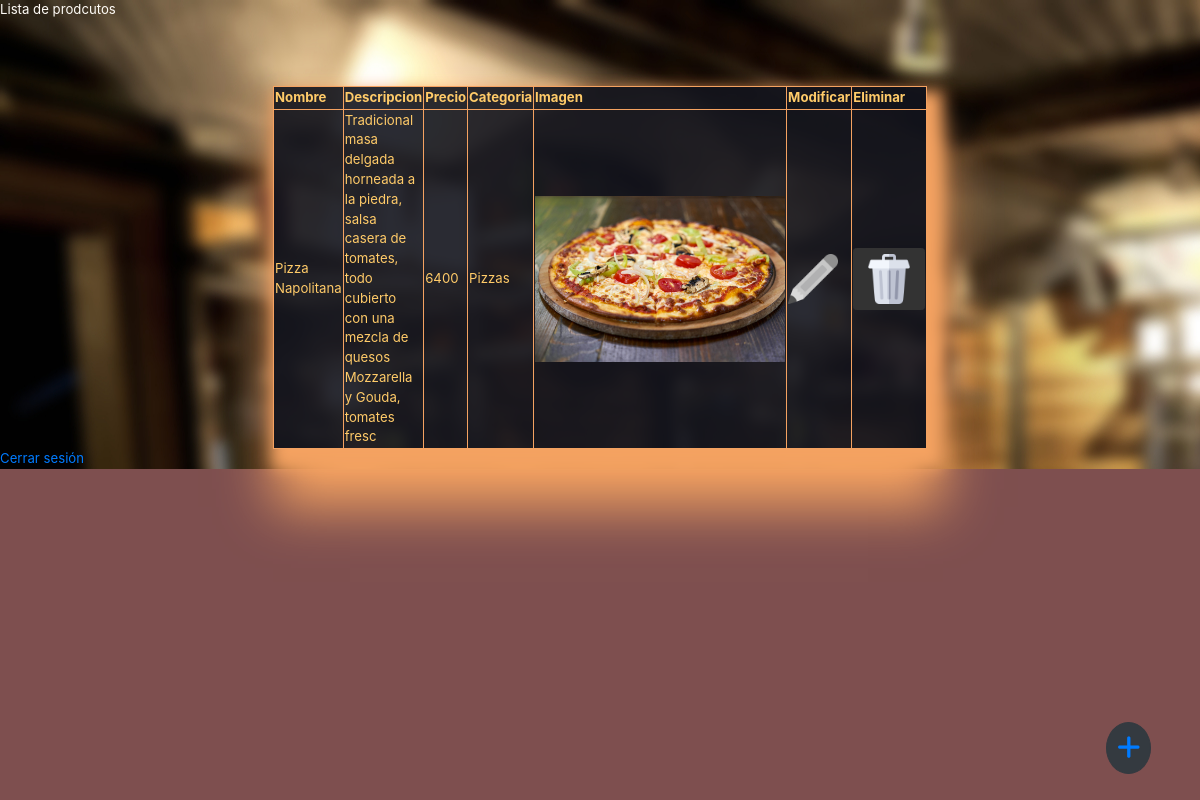
Page /vista_admin/ (signed in) on the committed database.
### restaurant/models.py (models this page shows, shortened)
class Producto(models.Model):
    cod_prod= models.AutoField( primary_key=True, verbose_name='id producto')
    nombre=models.CharField(max_length=25,verbose_name='Nombre Produtcto')
    desc= models.CharField(max_length=144, verbose_name="Descripcion")
    precio= models.IntegerField(verbose_name='precio')
    stock= models.IntegerField(verbose_name='stock', null=True, blank=True)
    img=models.ImageField(upload_to = 'restaurant/static/restaurant/img/',null=True,verbose_name='Imagen',blank=True)
    categoria=models.ForeignKey(Comida,null=True,on_delete=models.CASCADE)

class Comida(models.Model):
    idComida = models.IntegerField(primary_key=True, verbose_name='ID Producto')
    tipoProducto = models.CharField(max_length=20, verbose_name='Tipo de Producto')
    def __str__(self):
        return self.tipoProducto

### restaurant/views.py (the view)
# urls.py: path('vista_admin/',vista_admin,name='vista_admin'),
@user_passes_test(is_staff)
def vista_admin(request):
    productos = Producto.objects.all()
    datos ={
        'productos':productos
    }
    return render(request, "restaurant/vista_admin.html",datos)

### restaurant/views.py (called while the page is built)
def is_staff(user):
    return (user.is_authenticated and user.is_superuser)

### restaurant/templates/restaurant/vista_admin.html (shortened to what this page needs)
{% load static%}
<!DOCTYPE html>
<html lang="en">
<head>
    <link rel="stylesheet" href="https://cdn.jsdelivr.net/npm/bootstrap@4.3.1/dist/css/bootstrap.min.css">
    <link rel="stylesheet" href="https://use.fontawesome.com/c6fde4fad8.css">
    <link rel="stylesheet" type="text/css" href="{%static 'restaurant/css/estilo.css'%}">
</head>
<body>
    <div class="fixed-bottom show" id="flechita">
        <button class="btn btn-dark" id="flecha">
            <a href="{% url 'carga'%}" class="fa fa-plus"></a>
        </button>
    </div>
    <div class="fondolista">
        <table border="1" class="fondotablaagregar">Lista de prodcutos
            <tr>
                <th>Nombre</th>
                <th>Descripcion</th>
                <th>Precio</th>
                <th>Categoria</th>
                <th>Imagen</th>
                <th scope="col">Modificar</th>
                <th scope="col">Eliminar</th>
                {% for prod in productos%}
                <tr>
                    <td>
                        {{prod.nombre}}
                    </td>
                    <td>
                        {{prod.desc}}
                    </td>
                    <td>
                        {{prod.precio}}
                    </td>
                    <td>
                        {{prod.categoria}}
                    </td>
                    <td>
                        <img src="/{{prod.img}}" alt="Foto" width="250">
                    </td>
                    <td>
                        <a href="{% url 'form_mod_producto' prod.cod_prod %}"><img src="{%static 'restaurant/img/lapiz.png'%}" class="modificar"></a>
                        <td>
                            <button onclick="return confirm('Seguro que quiere Eliminar?');" class="btn btn-secondary" id="btnDelete"><a href="{% url 'form_del_producto' prod.cod_prod %}"><img src="{%static 'restaurant/img/eliminar.png'%}" class="modificar"></a></button>
                </tr>
                {%endfor%}
            </tr>
        </table>
        <a href="{% url 'index'%}"> Cerrar sesión</a>
    </div>
</body>
</html>

### restaurant/static/restaurant/css/estilo.css (style rules this page uses)
html, body { height: 100%; }
body { background-color: #7e4f4f; color: #fffcf7; }
.btn.btn-secondary { background-color: #333333; outline: #333333; border-color: #333; }
.btn.btn-secondary a { color: #fffcf7; }
@media (min-width:320px) { ht html, body { height: 100%; font-size: 1rem; } }
@media (min-width:320px) { #flechita, #flechitaMenu { width: 100px; float: right; margin: 1rem; padding: 1rem; left: 70vw; } }
@media (min-width:768px) { ht html, body { height: 100%; font-size: 2vw; } }
@media (min-width:768px) { #flechita, #flechitaMenu { width: 100px; float: right; margin: 1rem; padding: 1rem; left: 75vw; } }
@media (min-width:992px) { ht html, body { height: 100%; font-size: 1.6vw; } }
@media (min-width:992px) { #flechita, #flechitaMenu { width: 100px; float: right; margin: 1rem; padding: 1rem; left: 85vw; } }
@media (min-width:1100px) { html, body { height: 100%; font-size: 1.1vw; } }
@media (min-width:1100px) { #flechita, #flechitaMenu { width: 100px; float: right; margin: 1rem; padding: 1rem; left: 90vw; } }
.show { opacity: 1; left: 0; }
#flecha, #flechaMenu { border-radius: 100%; font-size: 2rem; }
.fondolista { min-width: 100%; background-image: url('../img/fondolista.jpg'); object-fit: fill; border: 0; align-items: center; }
.fondotablaagregar { width: 30%; height: 30%; background: #13141de6; margin: auto; padding: 10%; box-shadow: 1px 1px 3px rgba(0, 0, 0, 0.2); margin-top: 5em; color: #ffcb69; border-color: #f4a261; box-shadow: 8px 12px 15px 8px #f4a261, 8px 50px 50px 8px #f4a261; }
.modificar { width: 50px; height: 50px; }

### rows in the picture
Producto: nombre "Pizza Napolitana", desc "Tradicional masa delgada horneada a la piedra, salsa casera de tomates, todo cubierto con una mezcla de quesos Mozzarella y Gouda, tomates fresc", precio "6400", categoria "Pizzas", img (picture)
